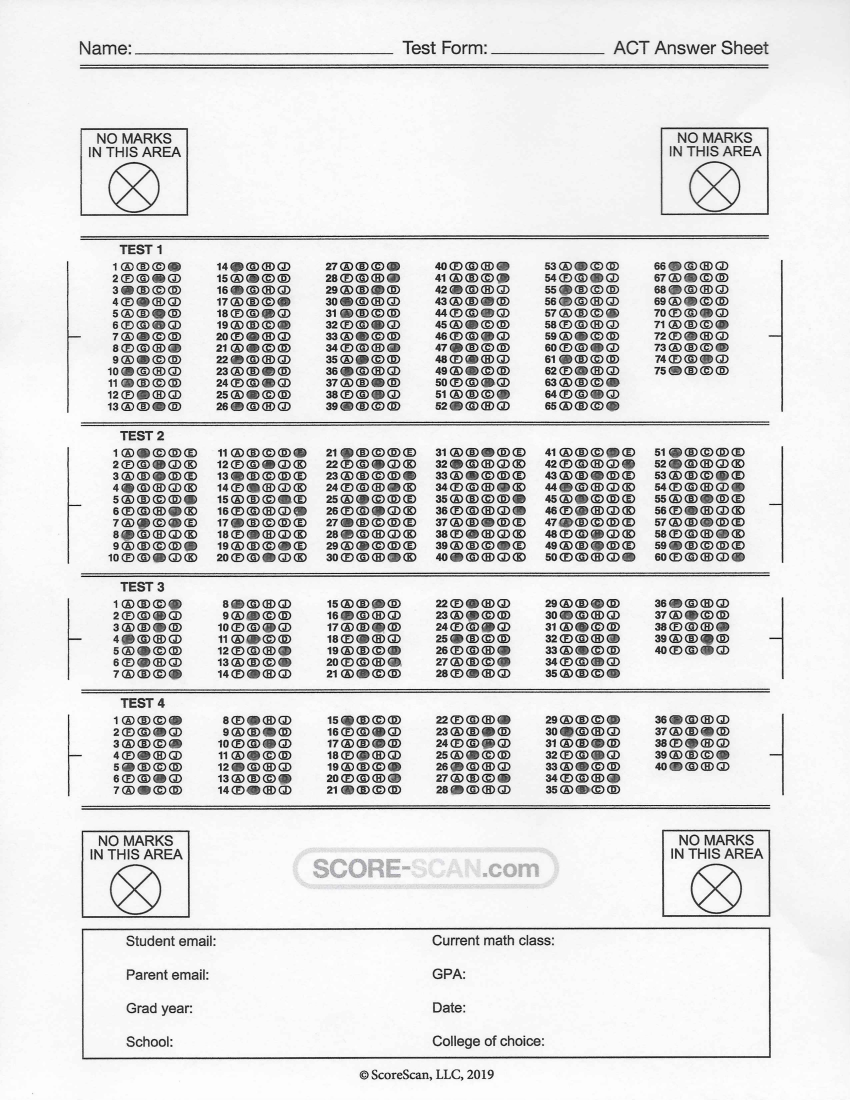
#> input picture img/scan_score.jpg, 4250 x 5500 px (shown at 1/5 size)
$ python yo.py   (older library calls are emulated)
#> lines starting #> are read from the running program, lines starting #| are printed output that depends on the picture; after the words box and inside, x2 and y2 are one past the last pixel; in counts of white or black regions, pixels touching at a corner belong together
#> in main, image is the input picture: shape (5500, 4250, 3); mean B, G, R 224.2, 224.2, 224.2
# import the necessary packages
from time import sleep

import numpy as np
import cv2

#
# ANSWER_KEY = {0: 1, 1: 4, 2: 0, 3: 3, 4: 1, 5: 2, 6: 2, 7: 3, 8: 1, 9: 4, 10: 2,
#               11: 1, 12: 4, 13: 0, 14: 3, 15: 1,16: 2, 17: 2, 18: 3, 19: 1, 20: 4,
#               21: 1, 22: 4, 23: 0, 24: 3, 25: 1, 26: 2, 27: 2, 28: 3, 29: 1, 30: 4,
#               31: 1, 32: 4, 33: 0, 34: 3, 35: 1, 36: 2, 37: 2, 38: 3, 39: 1, 40: 4,
#               41: 1, 42: 4, 43: 0, 44: 3, 45: 1, 46: 2, 47: 2, 48: 3, 49: 1, 50: 4,
#               51: 1, 52: 4, 53: 0, 54: 3, 55: 1, 56: 2, 57: 2, 58: 3, 59: 1, 60: 4,
#               61: 1, 62: 4, 63: 0, 64: 3, 65: 1, 66: 2, 67: 2, 68: 3, 69: 1, 70: 4,
#               71: 1, 72: 4, 73: 0, 74: 3}


def normalize(im):
    return cv2.normalize(im, np.zeros(im.shape), 0, 255, norm_type=cv2.NORM_MINMAX)

def CvPy_2(image, even, odd, thresh_value, lower_bound):
    # edges = cv2.Canny(image, 100, 200)

    blurred = cv2.GaussianBlur(image, (11, 11), 10)
    # crop_1 = True
    im = normalize(cv2.cvtColor(blurred, cv2.COLOR_BGR2GRAY))

    ret, im = cv2.threshold(im, thresh_value, 255, cv2.THRESH_BINARY)

    thresh = cv2.threshold(im, 0, 255, cv2.THRESH_BINARY_INV | cv2.THRESH_OTSU)[1]

    # thresh = cv2.bitwise_not(thresh)

    output = cv2.connectedComponentsWithStats(thresh, 4, cv2.CV_32S)

    stats = output[2]
    labels = output[1]

    answers = []
    counts = []
    comp_list = []
    comp = []
    count = 1
    double = []

    for i in stats:

        if i[4] <= 3200:
            cv2.putText(image, str(count), (i[0], i[1] + i[3]), cv2.FONT_HERSHEY_SCRIPT_SIMPLEX, 2, 255)
            # answers.append(i)
            comp_list.append(i)
            if count % 5 == 0:
                comp.append(comp_list)
                empty = True
                check_double = False
                for c in comp_list:
                    if c[4] >= lower_bound and c[4] <= 3200:
                        double.append(c)
                        # print(count, c)
                        empty = False
                # print(double)
                if len(double) >= 2 or empty == True:
                    answers.append([0])
                    check_double = True
                elif len(double) ==1 or empty == False:
                    answers.append(double[0])

                double = []
                comp_list = []
            counts.append(count)
            count += 1

    # [16 lines of commented-out code are left out]

    a = []
    for i in range(len(answers)):
        if odd:
            if i % 2 == 0:
                if answers[i][0] >= 230 and answers[i][0] <= 250:
                    a.append('D')
                elif answers[i][0] >= 2 and answers[i][0] <= 15:
                    a.append('A')
                elif answers[i][0] >= 78 and answers[i][0] <= 90:
                    a.append('B')
                elif answers[i][0] >= 155 and answers[i][0] <= 170:
                    a.append('C')
                elif answers[i][0] >= 318 and answers[i][0] <= 335:
                    a.append('E')
                elif answers[i][0] == 0:
                    a.append('_')
            else:
                if answers[i][0] >= 230 and answers[i][0] <= 250:
                    a.append('J')
                elif answers[i][0] >= 2 and answers[i][0] <= 15:
                    a.append('F')
                elif answers[i][0] >= 78 and answers[i][0] <= 90:
                    a.append('G')
                elif answers[i][0] >= 155 and answers[i][0] <= 170:
                    a.append('H')
                elif answers[i][0] >= 318 and answers[i][0] <= 335:
                    a.append('K')
                elif answers[i][0] == 0:
                    a.append('_')

        elif even:
            if i % 2 == 0:
                if answers[i][0] >= 230 and answers[i][0] <= 250:
                    a.append('J')
                elif answers[i][0] >= 2 and answers[i][0] <= 15:
                    a.append('F')
                elif answers[i][0] >= 78 and answers[i][0] <= 90:
                    a.append('G')
                elif answers[i][0] >= 155 and answers[i][0] <= 170:
                    a.append(('H'))
                elif answers[i][0] >= 318 and answers[i][0] <= 335:
                    a.append('K')
                elif answers[i][0] == 0:
                    a.append('_')

            else:
                if answers[i][0] >= 230 and answers[i][0] <= 250:
                    a.append('D')
                elif answers[i][0] >= 2 and answers[i][0] <= 15:
                    a.append('A')
                elif answers[i][0] >= 78 and answers[i][0] <= 90:
                    a.append('B')
                elif answers[i][0] >= 155 and answers[i][0] <= 170:
                    a.append('C')
                elif answers[i][0] >= 318 and answers[i][0] <= 335:
                    a.append('E')
                elif answers[i][0] == 0:
                    a.append('_')

    # cv2.imshow("original", image)
    # # cv2.imshow("img", im)
    # cv2.imshow("th", thresh)
    # cv2.waitKey(0)

    return a

def CvPy(image, even, odd, thresh_value, lower_bound):
    # edges = cv2.Canny(image, 100, 200)

#> called with even = False, odd = True, thresh_value = 150, lower_bound = 2550
    blurred = cv2.GaussianBlur(image, (11, 11), 10)
    # crop_1 = True
    im = normalize(cv2.cvtColor(blurred, cv2.COLOR_BGR2GRAY))

    ret, im = cv2.threshold(im, thresh_value, 255, cv2.THRESH_BINARY)
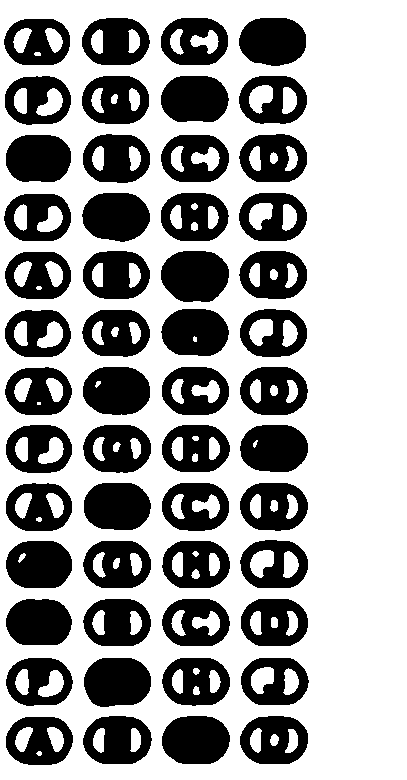
#> im: shape (780, 407); 63.2% white; 52 black regions, largest, box (x1, y1, x2, y2) and area: (161, 251, 229, 302) 2836, (84, 658, 151, 707) 2740, (162, 716, 230, 764) 2711
#> ret = 150

    thresh = cv2.threshold(im, 0, 255, cv2.THRESH_BINARY_INV | cv2.THRESH_OTSU)[1]

    # thresh = cv2.bitwise_not(thresh)

    output = cv2.connectedComponentsWithStats(thresh, 4, cv2.CV_32S)

    stats = output[2]
#> stats = 53 rows, first 6: [0, 0, 407, 780, 200675], [4, 19, 66, 46, 1975], [82, 18, 68, 47, 2202], [161, 18, 67, 47, 2076], [239, 18, 67, 48, 2643], [5, 76, 66, 49, 1959]
    labels = output[1]
#> labels: shape (780, 407) int32; 53 distinct labels, from 0 to 52

    answers = []
    counts = []
    comp_list = []
    comp = []
    double = []
    count = 1

    for i in stats:

        # print(count, i)

        if i[4] <= 8000:
            cv2.putText(image, str(count), (i[0], i[1] + i[3]), cv2.FONT_HERSHEY_SCRIPT_SIMPLEX, 2, 255)
            # answers.append(i)
            comp_list.append(i)
            if count%4 == 0:
                comp.append(comp_list)
                empty = True
                check_double = False
                for c in comp_list:
                    if c[4] >= lower_bound and c[4] <= 8000:
                        double.append(c)
                        # print(count, c)
                        empty = False
                # print(double)
                if len(double) >= 2 or empty == True:
                    answers.append([0])
                    check_double = True
                elif len(double) ==1 or empty == False:
                    if double[0][4] > 5000:
                        answers.append([0])
                    else:
                        answers.append(double[0])

                double = []
                comp_list = []
            counts.append(count)
            count += 1
#> this loop made 53 passes
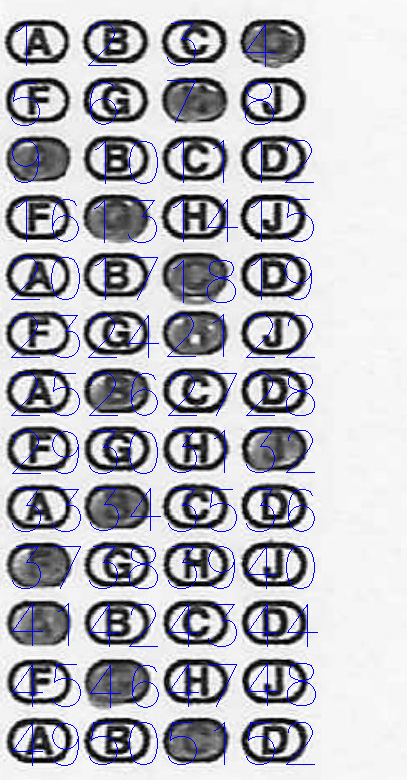
#> image: shape (780, 407, 3); mean B, G, R 190.3, 183.1, 183.1
#> after the loop, answers = 13 items, first 6: [239, 18, 67, 48, 2643], [161, 76, 68, 46, 2631], [6, 135, 65, 47, 2613], [82, 193, 68, 49, 2662], [161, 251, 68, 51, 2836], [161, 309, 68, 47, 2603]; comp = 13 items; count = 53; counts = 52 values from 1 to 52

    # [4 lines of commented-out code are left out]
    cv2.imshow("original", image)
    # # # cv2.imshow("img", im)
    cv2.imshow("th", thresh)
    cv2.waitKey(0)

    # for a in answers:
    #     print(a)

    a = []
    for i in range(len(answers)):
        if odd:
            if i % 2 == 0:
                if answers[i][0] >= 230 and answers[i][0] <= 250:
                    a.append('D')
                elif answers[i][0] >= 2 and answers[i][0] <= 12:
                    a.append('A')
                elif answers[i][0] >= 78 and answers[i][0] <= 90:
                    a.append('B')
                elif answers[i][0] >= 155 and answers[i][0] <= 168:
                    a.append('C')
                elif answers[i][0] == 0:
                    a.append('_')
            else:
                if answers[i][0] >= 230 and answers[i][0] <= 250:
                    a.append('J')
                elif answers[i][0] >= 2 and answers[i][0] <= 12:
                    a.append('F')
                elif answers[i][0] >= 78 and answers[i][0] <= 90:
                    a.append('G')
                elif answers[i][0] >= 155 and answers[i][0] <= 168:
                    a.append('H')
                elif answers[i][0] == 0:
                    a.append('_')
        elif even:
            if i % 2 == 0:
                if answers[i][0] >= 230 and answers[i][0] <= 250:
                    a.append('J')
                elif answers[i][0] >= 2 and answers[i][0] <= 12:
                    a.append('F')
                elif answers[i][0] >= 78 and answers[i][0] <= 90:
                    a.append('G')
                elif answers[i][0] >= 155 and answers[i][0] <= 168:
                    a.append('H')
                elif answers[i][0] == 0:
                    a.append('_')
            else:
                if answers[i][0] >= 230 and answers[i][0] <= 250:
                    a.append('D')
                elif answers[i][0] >= 2 and answers[i][0] <= 12:
                    a.append('A')
                elif answers[i][0] >= 78 and answers[i][0] <= 90:
                    a.append('B')
                elif answers[i][0] >= 155 and answers[i][0] <= 168:
                    a.append('C')
                elif answers[i][0] == 0:
                    a.append('_')
#> this loop made 13 passes
#> after the loop, a = ['D', 'H', 'A', 'G', 'C', 'H', 'B', 'J', 'B', 'F', 'A', 'G', 'C']

    return a


def main():
    test_1_list = []
    test_2_list = []
    test_3_list = []
    test_4_list = []

    # load the image and show it
    image = cv2.imread("img/scan_score.jpg")
    sleep(5)

    # Test 1
    cropped_1 = image[1292:2072, 599:1006].copy() # ok
    test_1_list.append(CvPy(cropped_1, False, True, 150, 2550)) # ok
    cropped_2 = image[1292:2072, 1147:1549].copy() # ok
    test_1_list.append(CvPy(cropped_2, True, False, 150, 2550)) # ok
#> call 2 of CvPy, with even = True, odd = False, thresh_value = 150, lower_bound = 2550
#> in CvPy (call 2), `stats = output[2]`: stats = 53 rows, first 6: [0, 0, 402, 780, 193941], [4, 18, 68, 50, 2710], [82, 18, 68, 47, 2312], [160, 18, 69, 47, 2233], [239, 18, 67, 47, 1952], [4, 76, 68, 48, 2169]
#> the loop in CvPy (call 2), `for i in stats:` made 53 passes
#> after the loop in CvPy (call 2), `for i in stats:`:
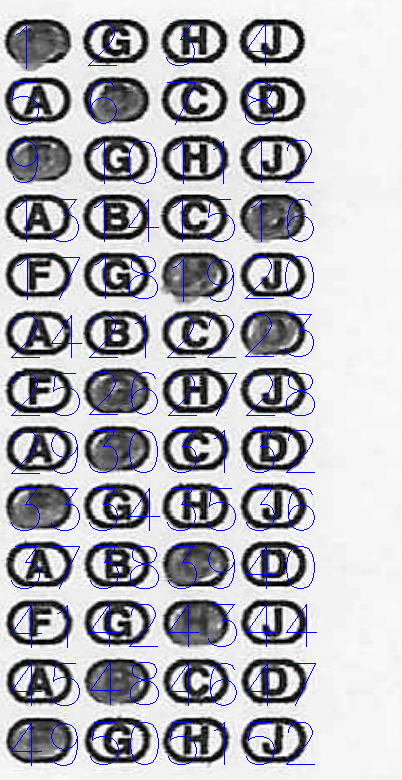
#> image: shape (780, 402, 3); mean B, G, R 186.7, 179.5, 179.5
#> after the loop in CvPy (call 2), `for i in stats:`: answers = 13 items, first 6: [4, 18, 68, 50, 2710], [82, 76, 69, 47, 2627], [5, 134, 68, 48, 2683], [239, 193, 67, 48, 2667], [161, 251, 68, 50, 2773], [239, 309, 68, 47, 2611]; count = 53
#> the loop in CvPy (call 2), `for i in range(len(answers)):` made 13 passes
#> after the loop in CvPy (call 2), `for i in range(len(answers)):`: a = ['F', 'B', 'F', 'D', 'H', 'D', 'G', 'B', 'F', 'C', 'H', 'B', 'F']
    cropped_3 = image[1292:2072, 1693:2095].copy() # ok
    test_1_list.append(CvPy(cropped_3, False, True, 150, 2550)) # ok
#> call 3 of CvPy, with even = False, odd = True, thresh_value = 150, lower_bound = 2550
#> in CvPy (call 3), `stats = output[2]`: stats = 53 rows, first 6: [0, 0, 402, 780, 191350], [6, 16, 68, 49, 2218], [83, 16, 68, 48, 2347], [161, 16, 69, 48, 2185], [240, 16, 68, 48, 2694], [6, 75, 69, 48, 2087]
#> the loop in CvPy (call 3), `for i in stats:` made 53 passes
#> after the loop in CvPy (call 3), `for i in stats:`:
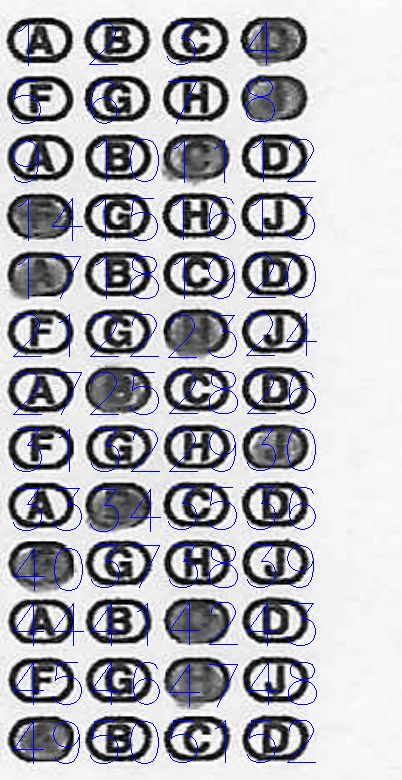
#> image: shape (780, 402, 3); mean B, G, R 185.5, 178.2, 178.2
#> after the loop in CvPy (call 3), `for i in stats:`: answers = 13 items, first 6: [240, 16, 68, 48, 2694], [240, 74, 68, 47, 2698], [162, 133, 69, 49, 2822], [6, 192, 69, 48, 2723], [6, 250, 69, 48, 2735], [162, 308, 69, 49, 2739]; count = 53
#> the loop in CvPy (call 3), `for i in range(len(answers)):` made 13 passes
#> after the loop in CvPy (call 3), `for i in range(len(answers)):`: a = ['D', 'J', 'C', 'F', 'A', 'H', 'B', 'J', 'B', 'F', 'C', 'H', 'A']
    cropped_4 = image[1292:2072, 2242:2642].copy() # ok
    test_1_list.append(CvPy(cropped_4, True, False, 150, 2550)) # ok
#> call 4 of CvPy, with even = True, odd = False, thresh_value = 150, lower_bound = 2550
#> in CvPy (call 4), `stats = output[2]`: stats = 53 rows, first 6: [0, 0, 400, 780, 191277], [4, 15, 68, 48, 2064], [82, 15, 68, 48, 2304], [161, 15, 68, 47, 2199], [239, 15, 67, 46, 2556], [4, 73, 69, 49, 2254]
#> in CvPy (call 4), `labels = output[1]`:
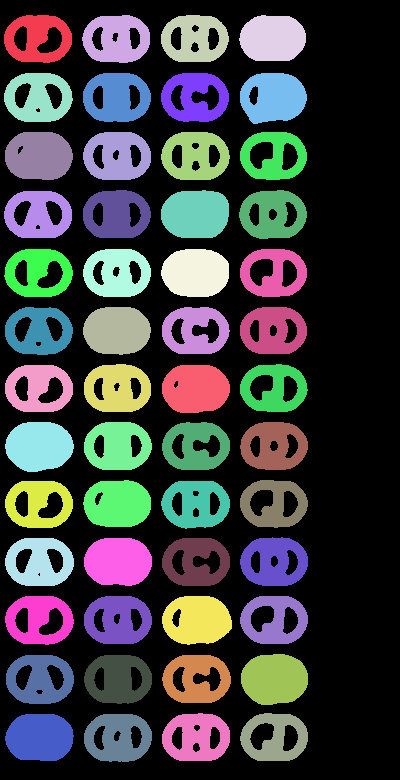
#> labels: shape (780, 400) int32; 53 distinct labels, from 0 to 52; one colour per label, 0 black
#> the loop in CvPy (call 4), `for i in stats:` made 53 passes
#> after the loop in CvPy (call 4), `for i in stats:`:
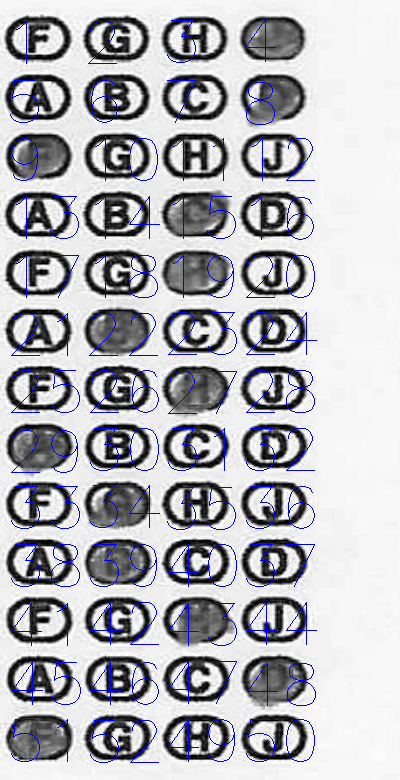
#> image: shape (780, 400, 3); mean B, G, R 187.1, 179.9, 179.9
#> after the loop in CvPy (call 4), `for i in stats:`: answers = 13 items, first 6: [239, 15, 67, 46, 2556], [240, 73, 67, 51, 2621], [5, 132, 68, 48, 2714], [161, 190, 68, 48, 2775], [161, 249, 68, 48, 2717], [83, 307, 68, 48, 2677]; count = 53
#> the loop in CvPy (call 4), `for i in range(len(answers)):` made 13 passes
#> after the loop in CvPy (call 4), `for i in range(len(answers)):`: a = ['J', 'D', 'F', 'C', 'H', 'B', 'H', 'A', 'G', 'B', 'H', 'D', 'F']
    cropped_5 = image[1292:2072, 2788:3196].copy() # ok
    test_1_list.append(CvPy(cropped_5, False, True, 150, 2550)) # ok
#> in CvPy (call 5), `stats = output[2]`: stats = 53 rows, first 6: [0, 0, 408, 780, 199958], [6, 15, 67, 47, 2043], [83, 15, 68, 47, 2652], [162, 15, 67, 47, 2059], [241, 15, 67, 47, 2150], [6, 73, 68, 49, 2053]
#> in CvPy (call 5), `labels = output[1]`:
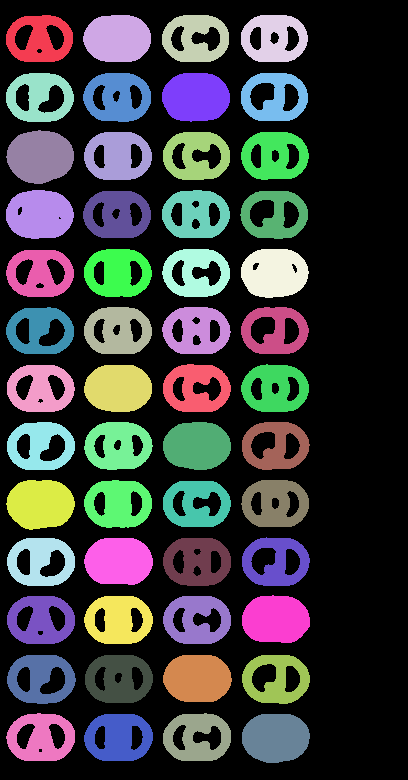
#> labels: shape (780, 408) int32; 53 distinct labels, from 0 to 52; one colour per label, 0 black
#> the loop in CvPy (call 5), `for i in stats:` made 53 passes
#> (i, check_double) on passes 5, 9, 13, 17, 21, 25, 29, 33: ([241, 15, 67, 47, 2150], False), ([241, 73, 67, 48, 1961], False), ([241, 132, 68, 48, 2220], False), ([240, 191, 68, 48, 1923], False), ([6, 250, 68, 47, 2079], False), ([241, 307, 68, 47, 1910], True), ([241, 364, 68, 48, 2219], False), ([242, 422, 68, 48, 1968], False)
#> (the rest of the program and of its run is left out)
